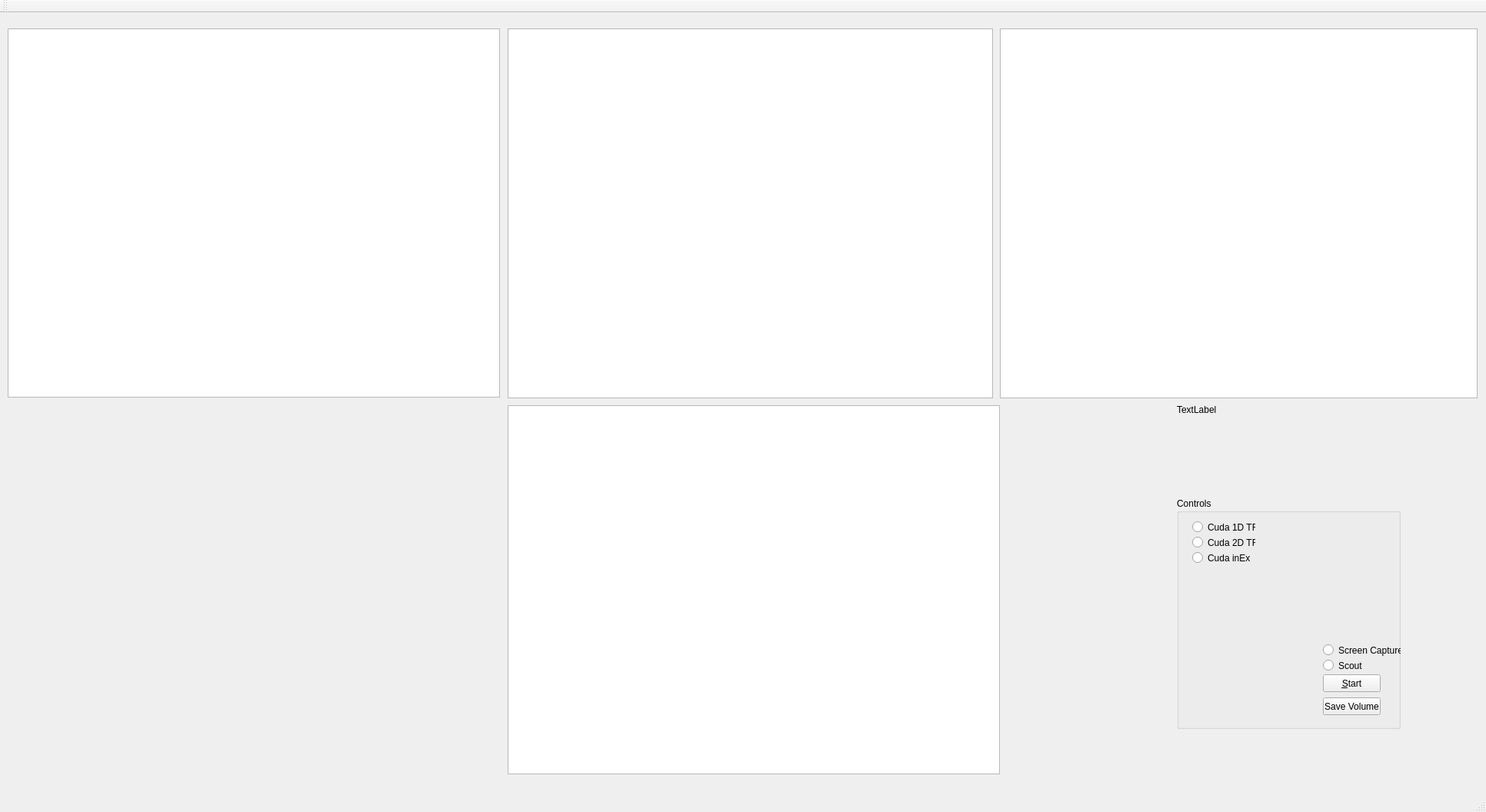
<?xml version="1.0" encoding="UTF-8"?>
<ui version="4.0">
 <class>MainWindow</class>
 <widget class="QMainWindow" name="MainWindow">
  <property name="geometry">
   <rect>
    <x>0</x>
    <y>0</y>
    <width>1932</width>
    <height>1056</height>
   </rect>
  </property>
  <property name="windowTitle">
   <string>MainWindow</string>
  </property>
  <widget class="QWidget" name="centralWidget">
   <widget class="QVTKWidget" name="Endoscopic_View">
    <property name="geometry">
     <rect>
      <x>10</x>
      <y>20</y>
      <width>640</width>
      <height>480</height>
     </rect>
    </property>
   </widget>
   <widget class="QVTKWidget" name="US_View">
    <property name="geometry">
     <rect>
      <x>660</x>
      <y>20</y>
      <width>631</width>
      <height>481</height>
     </rect>
    </property>
   </widget>
   <widget class="QLabel" name="trackingInfo_Label">
    <property name="geometry">
     <rect>
      <x>1530</x>
      <y>450</y>
      <width>301</width>
      <height>131</height>
     </rect>
    </property>
    <property name="text">
     <string>TextLabel</string>
    </property>
   </widget>
   <widget class="QVTKWidget" name="volrenViewer">
    <property name="geometry">
     <rect>
      <x>1300</x>
      <y>20</y>
      <width>621</width>
      <height>481</height>
     </rect>
    </property>
   </widget>
   <widget class="QGroupBox" name="groupBox">
    <property name="geometry">
     <rect>
      <x>1530</x>
      <y>630</y>
      <width>291</width>
      <height>301</height>
     </rect>
    </property>
    <property name="title">
     <string>Controls</string>
    </property>
    <widget class="QPushButton" name="start_Button">
     <property name="geometry">
      <rect>
       <x>190</x>
       <y>230</y>
       <width>75</width>
       <height>23</height>
      </rect>
     </property>
     <property name="text">
      <string>&amp;Start</string>
     </property>
    </widget>
    <widget class="QPushButton" name="saveVolumeButton">
     <property name="geometry">
      <rect>
       <x>190</x>
       <y>260</y>
       <width>75</width>
       <height>23</height>
      </rect>
     </property>
     <property name="text">
      <string>Save Volume</string>
     </property>
    </widget>
    <widget class="QRadioButton" name="tf1_button">
     <property name="geometry">
      <rect>
       <x>20</x>
       <y>30</y>
       <width>82</width>
       <height>17</height>
      </rect>
     </property>
     <property name="text">
      <string>Cuda 1D TF</string>
     </property>
    </widget>
    <widget class="QRadioButton" name="tf2_button">
     <property name="geometry">
      <rect>
       <x>20</x>
       <y>50</y>
       <width>82</width>
       <height>17</height>
      </rect>
     </property>
     <property name="text">
      <string>Cuda 2D TF</string>
     </property>
    </widget>
    <widget class="QRadioButton" name="tfInEx_button">
     <property name="geometry">
      <rect>
       <x>20</x>
       <y>70</y>
       <width>82</width>
       <height>17</height>
      </rect>
     </property>
     <property name="text">
      <string>Cuda inEx</string>
     </property>
    </widget>
    <widget class="QRadioButton" name="scantype_RadioButton">
     <property name="geometry">
      <rect>
       <x>190</x>
       <y>210</y>
       <width>82</width>
       <height>17</height>
      </rect>
     </property>
     <property name="text">
      <string>Scout</string>
     </property>
    </widget>
    <widget class="QRadioButton" name="scCaptureButton">
     <property name="geometry">
      <rect>
       <x>190</x>
       <y>190</y>
       <width>101</width>
       <height>17</height>
      </rect>
     </property>
     <property name="text">
      <string>Screen Capture</string>
     </property>
     <property name="autoExclusive">
      <bool>false</bool>
     </property>
    </widget>
   </widget>
   <widget class="QVTKWidget" name="augmentedView">
    <property name="geometry">
     <rect>
      <x>660</x>
      <y>510</y>
      <width>640</width>
      <height>480</height>
     </rect>
    </property>
   </widget>
   <widget class="QWidget" name="tfControlWidget" native="true">
    <property name="geometry">
     <rect>
      <x>80</x>
      <y>530</y>
      <width>441</width>
      <height>331</height>
     </rect>
    </property>
   </widget>
  </widget>
  <widget class="QMenuBar" name="menuBar">
   <property name="geometry">
    <rect>
     <x>0</x>
     <y>0</y>
     <width>1932</width>
     <height>21</height>
    </rect>
   </property>
  </widget>
  <widget class="QToolBar" name="mainToolBar">
   <attribute name="toolBarArea">
    <enum>TopToolBarArea</enum>
   </attribute>
   <attribute name="toolBarBreak">
    <bool>false</bool>
   </attribute>
  </widget>
  <widget class="QStatusBar" name="statusBar"/>
 </widget>
 <layoutdefault spacing="6" margin="11"/>
 <customwidgets>
  <customwidget>
   <class>QVTKWidget</class>
   <extends>QGraphicsView</extends>
   <header>QVTKWidget.h</header>
  </customwidget>
 </customwidgets>
 <resources/>
 <connections/>
</ui>
